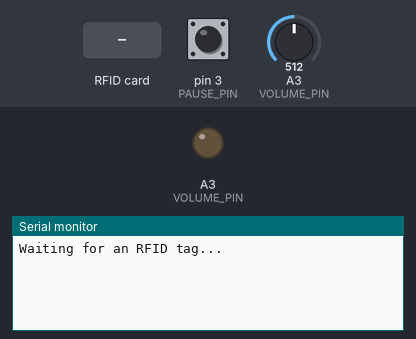
Recording of a sketch running on a simulated Arduino Uno, built with avr-gcc and run on an emulated ATmega328P. Shown: output pins drawn as LEDs (lit = HIGH), the last lines printed to the serial monitor. Inputs (shaded band) come from the test bench; at power-on: pin 3 (PAUSE_PIN) HIGH, A3 (VOLUME_PIN) = 512. The audio player accepts every command and is not drawn; pins used as bus, display or sensor lines are not drawn.

Above: at 1.7 s.
1.8 s: RFID card F3 2C 4C 2E held to the reader
At 2.8 s:
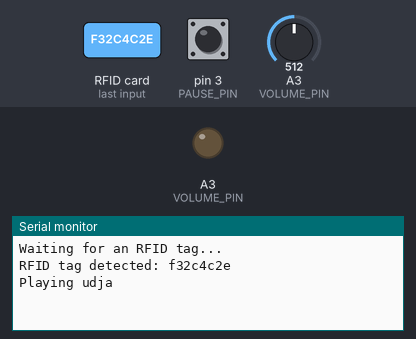
3.3 s: RFID card 29 12 87 B9 held to the reader
At 4.3 s:
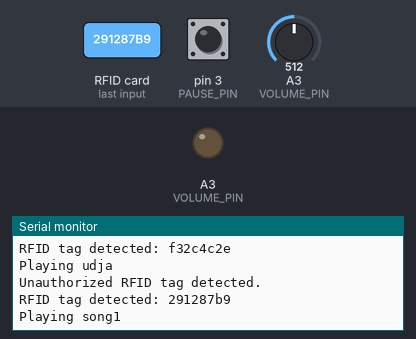

Measured:
- after the input at 1.8 s, the serial monitor: prints a new line at once (image 1)
- after the input at 3.3 s, the serial monitor: prints a new line after 0.60 s (image 2)

The sketch:

jukebox_proj4.ino
```cpp
#include <SoftwareSerial.h>
#include <DFPlayerMini_Fast.h>
#include <SPI.h>
#include <MFRC522.h>

#define SS_PIN 10
#define RST_PIN 9
#define PAUSE_PIN 3
#define RESUME_PIN 4
#define VOLUME_PIN A3

SoftwareSerial mySerial(6, 7); // RX, TX
DFPlayerMini_Fast myMP3;
MFRC522 mfrc522(SS_PIN, RST_PIN);  // Create MFRC522 instance.
int volume = 15; // initial volume setting

void setup() {
  Serial.begin(9600);
  while (!Serial) {}
  mySerial.begin(9600);
  myMP3.begin(mySerial);
  pinMode(PAUSE_PIN, INPUT_PULLUP);
  pinMode(RESUME_PIN, INPUT_PULLUP);
  analogWrite(VOLUME_PIN, volume); // set initial volume level

  SPI.begin(); // Init SPI bus
  mfrc522.PCD_Init(); // Init MFRC522
  Serial.println("Waiting for an RFID tag...");
}

void loop() {
  if (digitalRead(PAUSE_PIN) == LOW) { // pause button pressed
    myMP3.pause();
    while (digitalRead(PAUSE_PIN) == LOW) {} // wait for button release
  }


  volume = map(analogRead(VOLUME_PIN), 0, 1023, 0, 30); // read volume setting from potentiometer
  myMP3.volume(volume); // set volume to the read setting

  if (mfrc522.PICC_IsNewCardPresent() && mfrc522.PICC_ReadCardSerial()) {
    String cardID = "";
    for (byte i = 0; i < mfrc522.uid.size; i++) {
      cardID += String(mfrc522.uid.uidByte[i] < 0x10 ? "0" : "");
      cardID += String(mfrc522.uid.uidByte[i], HEX);
    }
    Serial.println("RFID tag detected: " + cardID);
    if (cardID == "f32c4c2e") {
      Serial.println("Playing udja");
      myMP3.play(1);
      delay(2000); // Wait for the MP3 to start playing
    }
    if (cardID == "291287b9") {
      Serial.println("Playing song1");
      myMP3.play(2);
      delay(2000); // Wait for the MP3 to start playing
    }
    if (cardID == "8ad83b9") {
      Serial.println("Playing song2");
      myMP3.play(1);
      delay(2000); // Wait for the MP3 to start playing
    }
    if (cardID == "changexyz") {
      Serial.println("Playing song3");
      myMP3.play(2);
      delay(2000); // Wait for the MP3 to start playing
    }
    if (cardID == "changeabc") {
      Serial.println("Playing song4");
      myMP3.play(2);
      delay(2000); // Wait for the MP3 to start playing
    }
    else {
      Serial.println("Unauthorized RFID tag detected.");
    }
  }
  mfrc522.PICC_HaltA();
  mfrc522.PCD_StopCrypto1();
}
```
